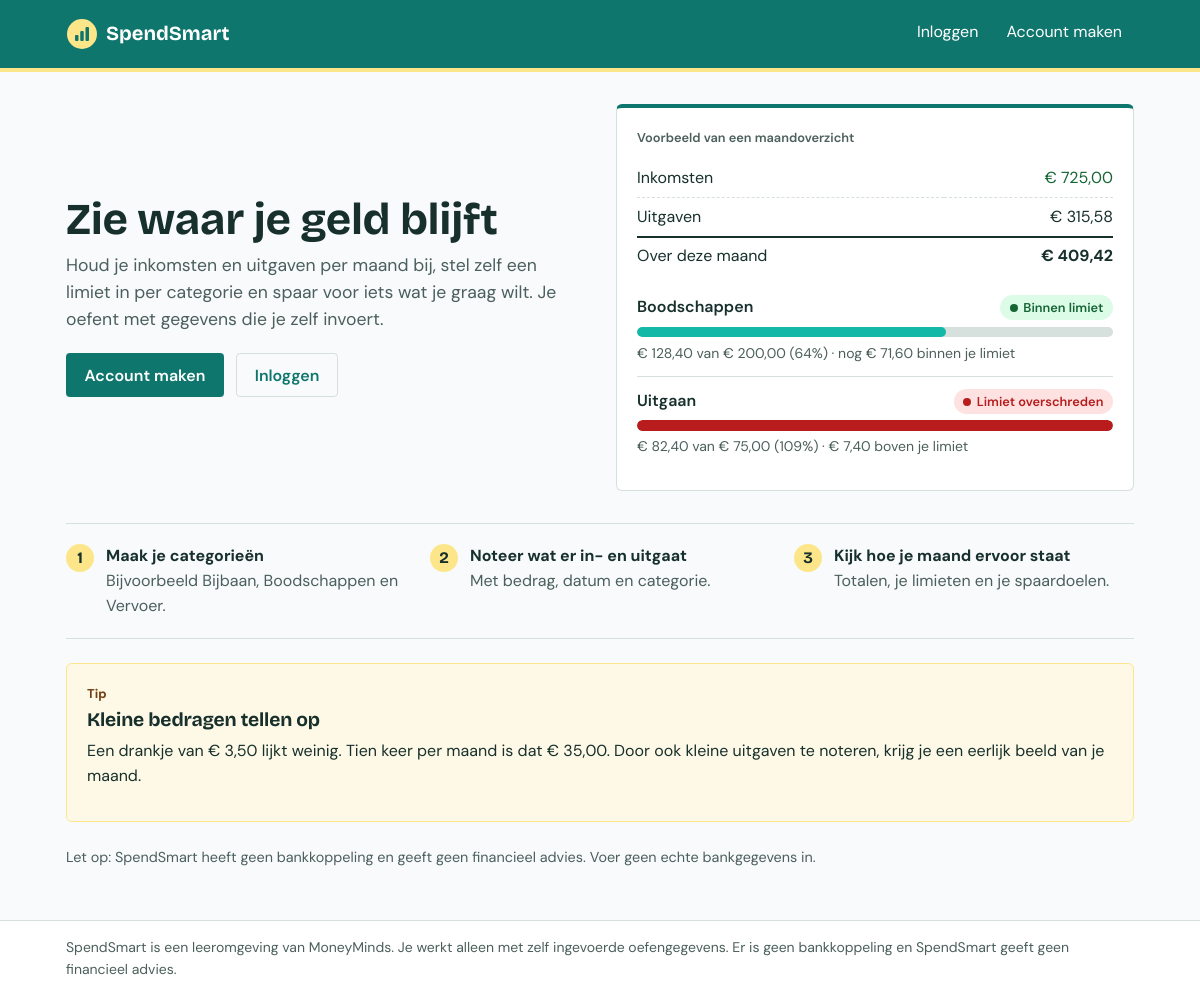
The page / on the database its author committed.
### tables this page shows
CREATE TABLE tips (
    id              INT UNSIGNED NOT NULL AUTO_INCREMENT,
    title           VARCHAR(150) NOT NULL,
    body            TEXT NOT NULL,
    is_published    TINYINT(1) NOT NULL DEFAULT 0,
    published_at    DATETIME NULL,
    author_id       INT UNSIGNED NULL,
    created_at      DATETIME NOT NULL DEFAULT CURRENT_TIMESTAMP,
    updated_at      DATETIME NOT NULL DEFAULT CURRENT_TIMESTAMP ON UPDATE CURRENT_TIMESTAMP,
    PRIMARY KEY (id),
    KEY tips_published_index (is_published, published_at),
    CONSTRAINT tips_author_fk FOREIGN KEY (author_id)
        REFERENCES users (id) ON DELETE SET NULL
);

### app/Core/View.php (called while the page is built, shortened)
<?php
final class View
{
    public static function render(string $template, array $data = [], string $layout = 'layouts/main'): string
    {
        $content = self::renderFile($template, $data);
        return self::renderFile($layout, array_merge($data, ['content' => $content]));
    }
    public static function partial(string $template, array $data = []): string
    {
        return self::renderFile('partials/' . $template, $data);
    }
    private static function renderFile(string $viewName, array $viewData): string
    {
        $viewPath = BASE_PATH . '/app/Views/' . $viewName . '.php';
        extract($viewData, EXTR_SKIP);
        require $viewPath;
        return (string) ob_get_clean();
    }
}

### app/helpers.php (called while the page is built, shortened)
<?php
function e(mixed $value): string
{
    return htmlspecialchars((string) $value, ENT_QUOTES | ENT_SUBSTITUTE, 'UTF-8');
}
function partial(string $template, array $data = []): string
{
    return View::partial($template, $data);
}

### app/Controllers/HomeController.php (called while the page is built, shortened)
<?php
final class HomeController extends Controller
{
    public function index(): void
    {
        $this->view('home/index', [
            'title' => 'Welkom',
            'tip' => (new TipRepository($this->db()))->randomPublished(),
        ]);
    }
}

### public/index.php (called while the page is built, shortened)
<?php
$request = Request::fromGlobals();
$router = new Router();
try {
    $router->dispatch($request);
} catch (RedirectException $redirect) {
    $redirect->send();
} catch (Throwable $exception) {
    ErrorHandler::handle($exception);
}

### app/Repositories/Repository.php (called while the page is built, shortened)
<?php
abstract class Repository
{
    protected function fetchOne(string $sql, array $parameters = []): ?array
    {
        $statement = $this->db->prepare($sql);
        $statement->execute($parameters);
        $row = $statement->fetch();
        return $row === false ? null : $row;
    }
}

### app/Repositories/TipRepository.php (called while the page is built, shortened)
<?php
final class TipRepository extends Repository
{
    public function randomPublished(): ?array
    {
        return $this->fetchOne(
            'SELECT id, title, body FROM tips WHERE is_published = 1 ORDER BY RAND() LIMIT 1'
        );
    }
}

### app/Views/partials/tip-card.php (the view, shortened to what this page needs)
<aside class="card tip-card">
    <p class="tip-card__label">Tip</p>
    <h2><?= e($tip['title']) ?></h2>
    <p><?= nl2br(e($tip['body'])) ?></p>
</aside>

### app/Core/Router.php (shortened to what this page needs)
<?php
final class Router
{
    private array $routes = [];
    public function dispatch(Request $request): void
    {
        $path = $request->path();
        foreach ($this->routes as $route) {
            if (!preg_match($route['pattern'], $path, $matches)) {
                continue;
            }
            $parameters = array_values(array_map(
                'intval',
                array_filter($matches, 'is_string', ARRAY_FILTER_USE_KEY)
            ));
            [$controllerClass, $action] = $route['handler'];
            $controller = new $controllerClass($request);
            $controller->$action(...$parameters);
            return;
        }
        throw new HttpException(404, 'Deze pagina bestaat niet.');
    }
    private function add(string $method, string $path, array $handler, array $middleware): void
    {
        $pattern = preg_replace('#\{([a-zA-Z]+)\}#', '(?P<$1>[1-9][0-9]{0,9})', $path);
        $this->routes[] = [
            'method' => $method,
            'pattern' => '#^' . $pattern . '$#',
            'handler' => $handler,
            'middleware' => $middleware,
        ];
    }
}

### public/assets/css/app.css (style rules this page uses)
:root { --color-primary: #0f766e; --color-primary-dark: #115e59; --color-accent: #14b8a6; --color-accent-soft: #ccfbf1; --color-highlight: #fde68a; --color-highlight-soft: #fef9e7; --color-bg: #f8fafc; --color-surface: #ffffff; --color-text: #17302c; --color-muted: #4b5f5b; --color-border: #d6e0dd; --color-input-border: #8a9c98; --color-ok: #166534; --color-ok-bg: #dcfce7; --color-warning: #92400e; --color-warning-bg: #fef3c7; --color-over: #b91c1c; --color-over-bg: #fee2e2; --color-info: #115e59; --color-info-bg: #ccfbf1; --radius: 6px; --radius-small: 4px; --font: "DM Sans", system-ui, -apple-system, "Segoe UI", Roboto, Arial, sans-serif; --font-heading: "Bricolage Grotesque", "DM Sans", system-ui, sans-serif; }
*, *::before, *::after { box-sizing: border-box; }
body { margin: 0; font-family: var(--font); font-size: 1rem; line-height: 1.55; color: var(--color-text); background: var(--color-bg); display: flex; flex-direction: column; min-height: 100vh; }
h1, h2, h3 { font-family: var(--font-heading); font-weight: 700; line-height: 1.2; letter-spacing: -0.01em; margin: 0 0 0.5rem; }
h2 { font-size: 1.2rem; }
p { margin: 0 0 0.75rem; }
.card { background: var(--color-surface); border: 1px solid var(--color-border); border-radius: var(--radius); padding: 1.25rem; }
.tip-card { margin-top: 1.5rem; background: var(--color-highlight-soft); border-color: var(--color-highlight); }
.tip-card__label { font-size: 0.8rem; font-weight: 700; color: #713f12; margin-bottom: 0.25rem; }

### rows shown on the page
tips: title "Kleine bedragen tellen op", body "Een drankje van € 3,50 lijkt weinig. Tien keer per maand is dat € 35,00. Door ook kleine uitgaven te noteren, krijg je een eerlijk beeld van je maand."

### other values the page prints
$label "Inloggen"
$label "Account maken"
$line['name'] "Boodschappen"
$line['status_label'] "Binnen limiet"
money($line['spent_cents']) "€ 128,40"
money($line['budget_cents']) "€ 200,00"
$line['percentage'] "64"
money($line['remaining_cents']) "€ 71,60"
$line['name'] "Uitgaan"
$line['status_label'] "Limiet overschreden"
money($line['spent_cents']) "€ 82,40"
money($line['budget_cents']) "€ 75,00"
$line['percentage'] "109"
money(-$line['remaining_cents']) "€ 7,40"
